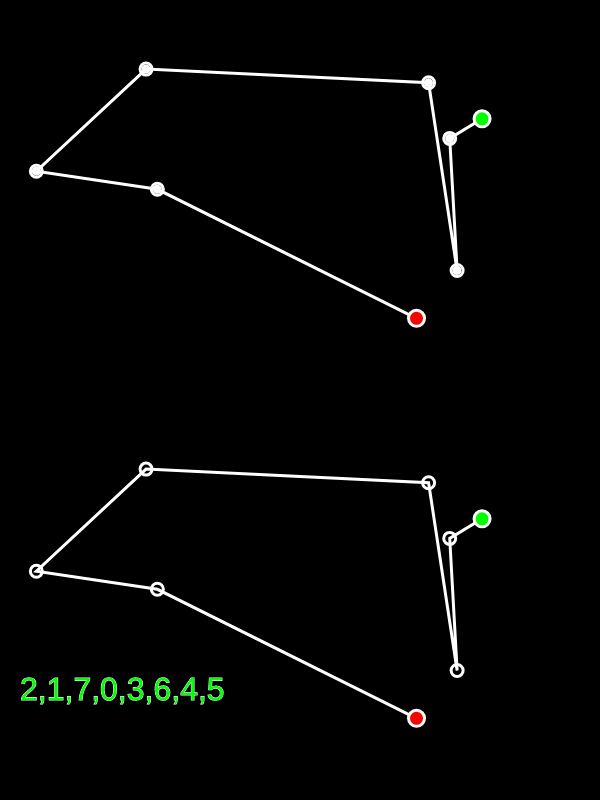
Frame 1 (no input)
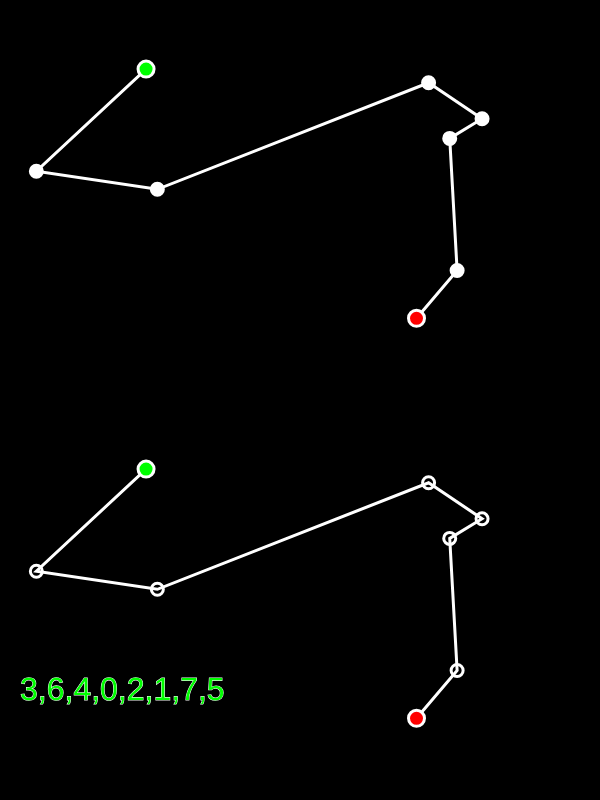
Frame 60 (no input)
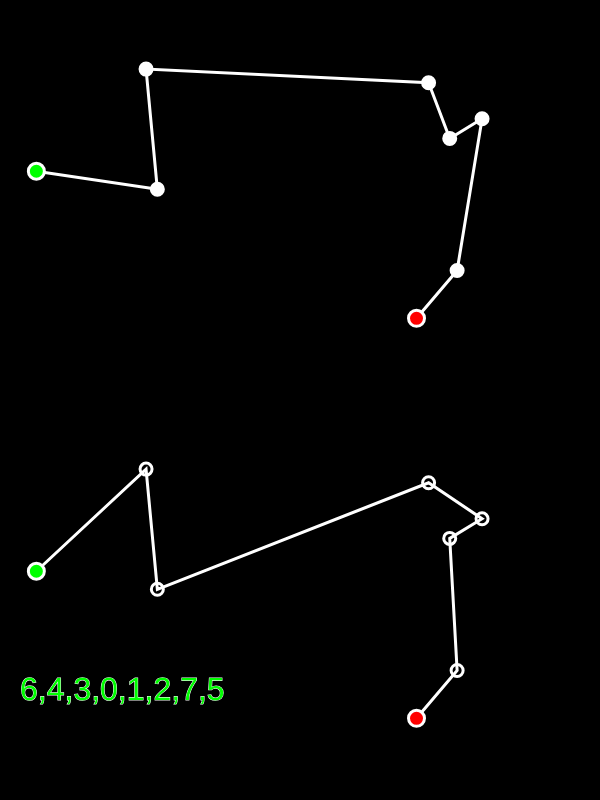
Frame 120 (the mouse pressed at the canvas centre since frame 60)

The p5.js sketch that drew these frames (run headless with seeded random() and noise() and a simulated clock; from frame 60 on, the mouse is pressed at the canvas centre):

// p5.js sketch
// ── sketch.js
var nodes = [];

var totalNodes = 8;
var numberOfPopulations = 44;

var population = [];
var fitness = [];

var bestDistance = Infinity;
var bestPop;
var currentBestPop;

function swap(a, i, j) {
  var temp = a[i];
  a[i] = a[j];
  a[j] = temp;
}

// function shuffle(a, num) {
//   for (let i = 0; i < num; i++) {
//     var indexA = random(a.length);
//     var indexB = random(a.length);
//     swap(a, indexA, indexB);
//   }
// }

function calcDistance(points, order) {
  var sum = 0;
  for (let i = 0; i < order.length - 1; i++) {
    cityAIndex = order[i];
    cityA = points[cityAIndex];
    cityBIndex = order[i + 1];
    cityB = points[cityBIndex];

    var d = dist(cityA.x, cityA.y, cityB.x, cityB.y);
    sum += d;
  }
  return sum;
}

function factorial(n) {
  if (n == 1) {
    return(1);
  } else {
    return(n * factorial(n - 1));
  }
}

function setup() {

  createCanvas(600, 800);

  var order = [];

  for (let i = 0; i < totalNodes; i++) {
    var v = createVector(random(width), random(height / 2));
    nodes[i] = v;
    order[i] = i;
  }

  // creating the number of populations,
  // shuffling to give each a random fitness (order)
  for (let i = 0; i < numberOfPopulations; i++) {
    population[i] = shuffle(order);
  }

  // creating the number of populations
  // shuffling for random order. if any order is the same to existing,
  // reshuffles until different. creates every possibility
  // for (var i = 0; i < numberOfPopulations; i++) {
  //   population[i] = shuffle(order);
  //   for (let j = 0; j < i; j++ ) {
  //     while (population[i] == population[j]) {
  //       population[i] = shuffle(order);
  //     }
  //   }
  // }

  console.log(population);



  // for (let i = 0; i < population.length; i++) {
  //   var pop1 = population[i];
  //   for (let j = 0; j < population.length; j++) {
  //     var pop2 = population[j];
  //     if (pop1 == pop2 && i != j) {
  //       console.log(pop1);
  //       console.log(pop2);
  //     }
  //   }
  // }

}

function draw() {

  background(0);

  // GENETIC ALGORITHM

  // determines fitness' of all populations,
  // normalizes each fitness between 0-100%;

  calculateFitness();
  normalizeFitness();

  // draw current best population before each next generation is produced

  // producing new populations based on population(s) with best fitness;
  nextGeneration();

  for (let i = 0; i < totalNodes; i++) {
    fill(255);
    ellipse(nodes[i].x, nodes[i].y, 10, 10);
  }

  stroke(255);
  strokeWeight(3);
  noFill();
  beginShape();
  for (let i = 0; i < bestPop.length; i++) {
    var n = bestPop[i];
    vertex(nodes[n].x, nodes[n].y);
    ellipse(nodes[n].x, nodes[n].y, 12, 12);

  }
  endShape();

  // first element in bestPop array (start)
  var firstNode = bestPop[0];
  fill(0, 255, 0);
  ellipse(nodes[firstNode].x, nodes[firstNode].y, 16, 16);
  var lastNode = bestPop[bestPop.length - 1];
  fill(255, 0, 0);
  ellipse(nodes[lastNode].x, nodes[lastNode].y, 16, 16);

  for (let i = 0; i < bestPop.length; i++) {
    var s = bestPop;
  }
  textSize(32);
  strokeWeight(1);
  fill(0, 255, 0);
  text(s, 20, height - 100);

  translate(0, height / 2);
  stroke(255);
  strokeWeight(3);
  noFill();
  beginShape();
  for (let i = 0; i < currentBestPop.length; i++) {
    var n = currentBestPop[i];
    vertex(nodes[n].x, nodes[n].y);
    ellipse(nodes[n].x, nodes[n].y, 12, 12);

  }
  endShape();

  // first element in bestPop array (start)
  var firstNode = currentBestPop[0];
  fill(0, 255, 0);
  ellipse(nodes[firstNode].x, nodes[firstNode].y, 16, 16);
  var lastNode = currentBestPop[bestPop.length - 1];
  fill(255, 0, 0);
  ellipse(nodes[lastNode].x, nodes[lastNode].y, 16, 16);

  // translate(0, height / 2);
  // stroke(255);
  // strokeWeight(2);
  // noFill();
  // beginShape();
  // for (let i = 0; i < bestCurrentPop.length; i++) {
  //   var n = bestCurrentPop[i];
  //   vertex(nodes[n].x, nodes[x].y);
  //   ellipse(nodes[n].x, nodes[n].y, 12, 12);
  // }
  // endShape()

}

// ── ga.js

function calculateFitness() {
  var currentRecordDistance = Infinity;
  for (var i = 0; i < population.length; i++) {
    // population is array of 10 different orders of paths
    // calculating the distance of each 10 different orders
    // setting bestDistance to population with lowest distance (highest fitness)
    var d = calcDistance(nodes, population[i]);

    if (d < bestDistance) {
      bestDistance = d;
      bestPop = population[i];
    }

    if (d < currentRecordDistance) {
      currentRecordDistance = d;
      currentBestPop = population[i];
    }

    // the lower the distance, the higher the fitness (better path)
    // inverting (inverse) -> higher distance = lower fitness
    fitness[i] = 1 / (d + 1);
  }
}

function normalizeFitness() {
  var sum = 0;
  for (let i = 0; i < fitness.length; i++) {
    sum += fitness[i];
  }

  for (let i = 0; i < fitness.length; i++) {
    fitness[i] = fitness[i] / sum;
  }

}

function nextGeneration() {
  var newPopulation = [];

  for (let i = 0; i < population.length; i++) {
    // higher fitness value, higher chance of getting picked
    var order = pickOne(population, fitness);
    // newPopulation will fill more with always higher fitness populations
    mutate(order, 0.01);
    newPopulation[i] = order;
    // which will then mutate to produce changed populations ->
    // which will then factor out higher populations, and so on. evolution.
  }
  population = newPopulation;
}

function pickOne(list, prob) {
  var index = 0;
  var r = random(1);

  while (r > 0) {
    r = r - prob[index];
    index++;
  }
  index--;
  return list[index].slice();
}

function mutate(order, mutationRate) {
  for (let i = 0; i < totalNodes; i++) {
    if (random(1) < mutationRate) {
      var indexA = floor(random(order.length));
      var indexB = floor(random(order.length));
      swap(order, indexA, indexB)
    }
  }
}
